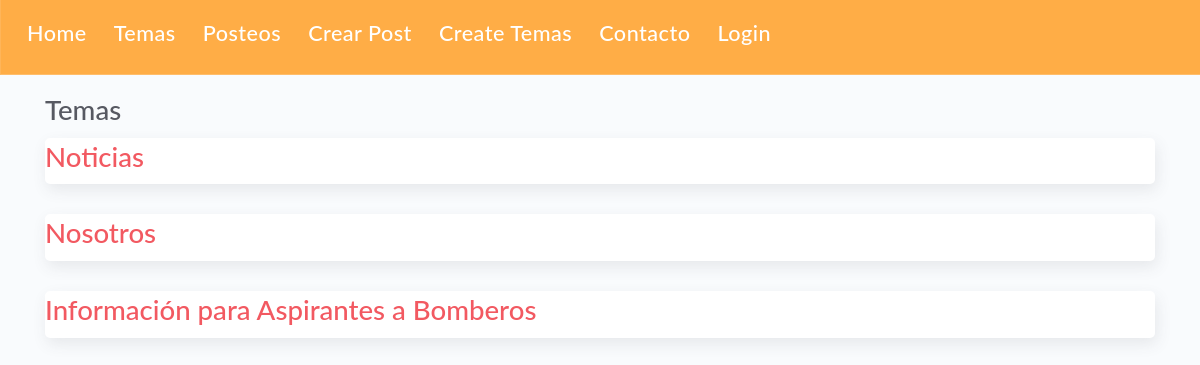
/projects/, run on the app's committed database.
### apps/models.py (models this page shows, shortened)
class Project(models.Model):
    name = models.CharField(max_length=200)

### apps/views.py (the view)
# urls.py: path('projects/', views.projects, name="projects"),
def projects(request):
    projects = Project.objects.all()
    return render(request, 'projects/projects.html', {
        'projects': projects
    })

### apps/templates/projects/projects.html
{% extends 'layouts/base.html' %}
{% load static %}
{% block content %}
<h1>Temas</h1>
{% for project in projects %}
<article class="card">
    <a class="text-danger" href="{% url 'project_detail' project.id %}">
        <h1>{{project.name}}</h1>
    </a>
</article>
{% endfor %}
{% endblock %}

### data on the page
Project: name "Noticias"
Project: name "Nosotros"
Project: name "Información para Aspirantes a Bomberos"
